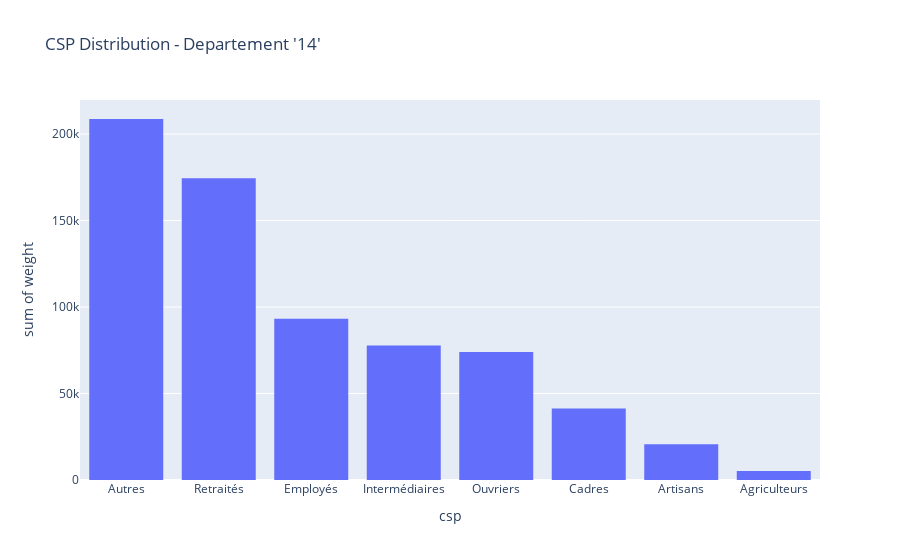
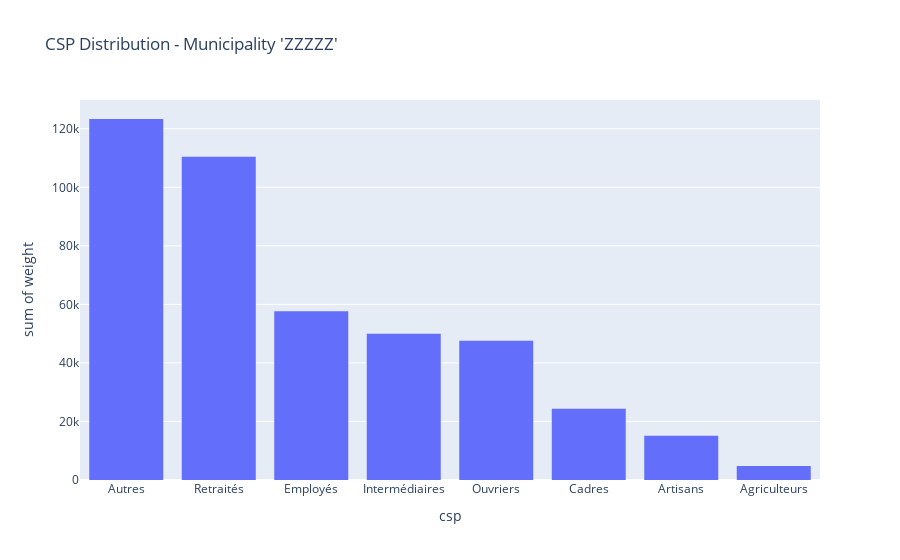
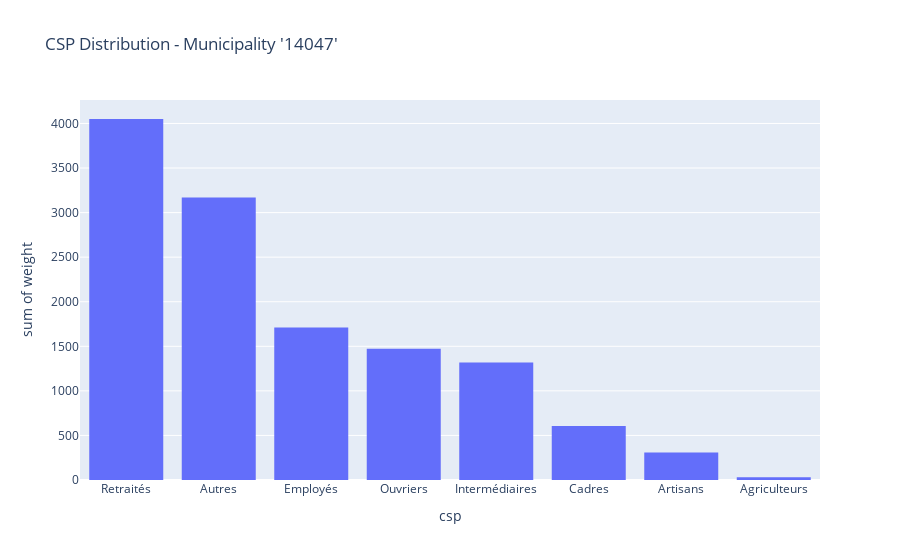
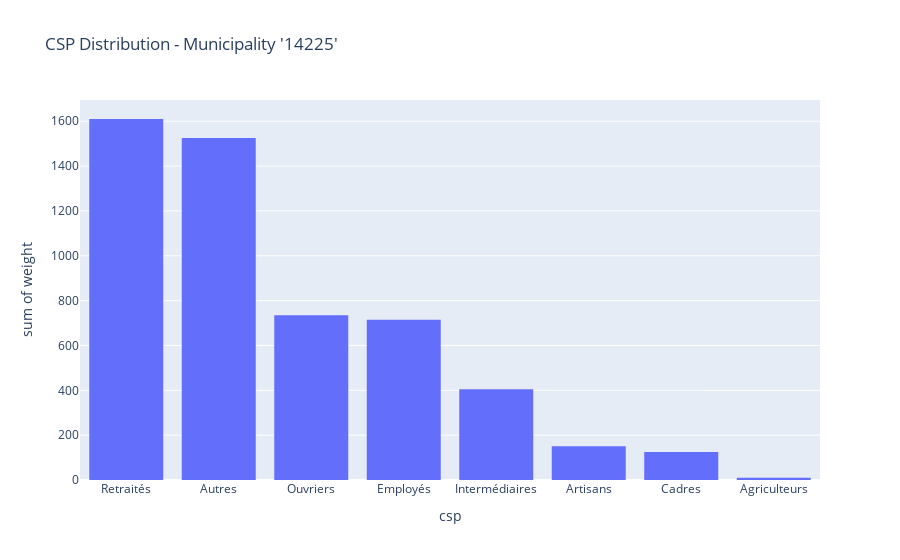

Write notebook code for charts like these, in order.
### Markdown cell above
### Plot the distribution of socio-professional categories of the overall study area and for at least three individual municipalities. Describe if you see differences between municipalities and the study area in general.

### Code cell
def plot_csp_distribution(df_census: pd.DataFrame, title: str = "CSP Distribution"):
    df_csp = df_census.groupby("csp")["weight"].sum().reset_index()

    df_csp["csp"] = df_csp["csp"].replace(
        {
            1: "Agriculteurs",
            2: "Artisans",
            3: "Cadres",
            4: "Intermédiaires",
            5: "Employés",
            6: "Ouvriers",
            7: "Retraités",
            8: "Autres",
        }
    )

    fig = px.histogram(df_csp, x="csp", y="weight", title=title).update_xaxes(
        categoryorder="total descending"
    )
    fig.show()


plot_csp_distribution(
    df_census,
    title="CSP Distribution - Departement '14'",
)
for municipality_id in df_census["municipality_id"].unique():
    plot_csp_distribution(
        df_census[df_census["municipality_id"] == municipality_id],
        title=f"CSP Distribution - Municipality '{municipality_id}'",
    )

### Figure 1 — Plotly figure (JSON) as saved in the notebook; plotly's stock layout.template omitted (floating-point values rounded to 4 significant figures)
{"data": [{"alignmentgroup": "True", "bingroup": "x", "histfunc": "sum", "hovertemplate": "csp=%{x}<br>sum of weight=%{y}<extra></extra>", "legendgroup": "", "marker": {"color": "#636efa", "pattern": {"shape": ""}}, "name": "", "offsetgroup": "", "orientation": "v", "showlegend": false, "type": "histogram", "x": ["Agriculteurs", "Artisans", "Cadres", "Intermédiaires", "Employés", "Ouvriers", "Retraités", "Autres"], "xaxis": "x", "y": [5200.0, 20630.0, 41280.0, 77710.0, 93160.0, 74010.0, 174400.0, 208700.0], "yaxis": "y"}], "layout": {"barmode": "relative", "legend": {"tracegroupgap": 0}, "title": {"text": "CSP Distribution - Departement '14'"}, "xaxis": {"anchor": "y", "categoryorder": "total descending", "domain": [0, 1], "title": {"text": "csp"}}, "yaxis": {"anchor": "x", "domain": [0, 1], "title": {"text": "sum of weight"}}}}

### Figure 2 — Plotly figure (JSON) as saved in the notebook; plotly's stock layout.template omitted (floating-point values rounded to 4 significant figures)
{"data": [{"alignmentgroup": "True", "bingroup": "x", "histfunc": "sum", "hovertemplate": "csp=%{x}<br>sum of weight=%{y}<extra></extra>", "legendgroup": "", "marker": {"color": "#636efa", "pattern": {"shape": ""}}, "name": "", "offsetgroup": "", "orientation": "v", "showlegend": false, "type": "histogram", "x": ["Agriculteurs", "Artisans", "Cadres", "Intermédiaires", "Employés", "Ouvriers", "Retraités", "Autres"], "xaxis": "x", "y": [4763.0, 15160.0, 24320.0, 49980.0, 57630.0, 47580.0, 110400.0, 123300.0], "yaxis": "y"}], "layout": {"barmode": "relative", "legend": {"tracegroupgap": 0}, "title": {"text": "CSP Distribution - Municipality 'ZZZZZ'"}, "xaxis": {"anchor": "y", "categoryorder": "total descending", "domain": [0, 1], "title": {"text": "csp"}}, "yaxis": {"anchor": "x", "domain": [0, 1], "title": {"text": "sum of weight"}}}}

### Figure 3 — Plotly figure (JSON) as saved in the notebook; plotly's stock layout.template omitted (floating-point values rounded to 4 significant figures)
{"data": [{"alignmentgroup": "True", "bingroup": "x", "histfunc": "sum", "hovertemplate": "csp=%{x}<br>sum of weight=%{y}<extra></extra>", "legendgroup": "", "marker": {"color": "#636efa", "pattern": {"shape": ""}}, "name": "", "offsetgroup": "", "orientation": "v", "showlegend": false, "type": "histogram", "x": ["Agriculteurs", "Artisans", "Cadres", "Intermédiaires", "Employés", "Ouvriers", "Retraités", "Autres"], "xaxis": "x", "y": [29.56, 309.8, 605.1, 1317.0, 1711.0, 1473.0, 4050.0, 3171.0], "yaxis": "y"}], "layout": {"barmode": "relative", "legend": {"tracegroupgap": 0}, "title": {"text": "CSP Distribution - Municipality '14047'"}, "xaxis": {"anchor": "y", "categoryorder": "total descending", "domain": [0, 1], "title": {"text": "csp"}}, "yaxis": {"anchor": "x", "domain": [0, 1], "title": {"text": "sum of weight"}}}}

### Figure 4 — Plotly figure (JSON) as saved in the notebook; plotly's stock layout.template omitted (floating-point values rounded to 4 significant figures)
{"data": [{"alignmentgroup": "True", "bingroup": "x", "histfunc": "sum", "hovertemplate": "csp=%{x}<br>sum of weight=%{y}<extra></extra>", "legendgroup": "", "marker": {"color": "#636efa", "pattern": {"shape": ""}}, "name": "", "offsetgroup": "", "orientation": "v", "showlegend": false, "type": "histogram", "x": ["Agriculteurs", "Artisans", "Cadres", "Intermédiaires", "Employés", "Ouvriers", "Retraités", "Autres"], "xaxis": "x", "y": [10, 150, 125, 405, 715, 735, 1610, 1525], "yaxis": "y"}], "layout": {"barmode": "relative", "legend": {"tracegroupgap": 0}, "title": {"text": "CSP Distribution - Municipality '14225'"}, "xaxis": {"anchor": "y", "categoryorder": "total descending", "domain": [0, 1], "title": {"text": "csp"}}, "yaxis": {"anchor": "x", "domain": [0, 1], "title": {"text": "sum of weight"}}}}
